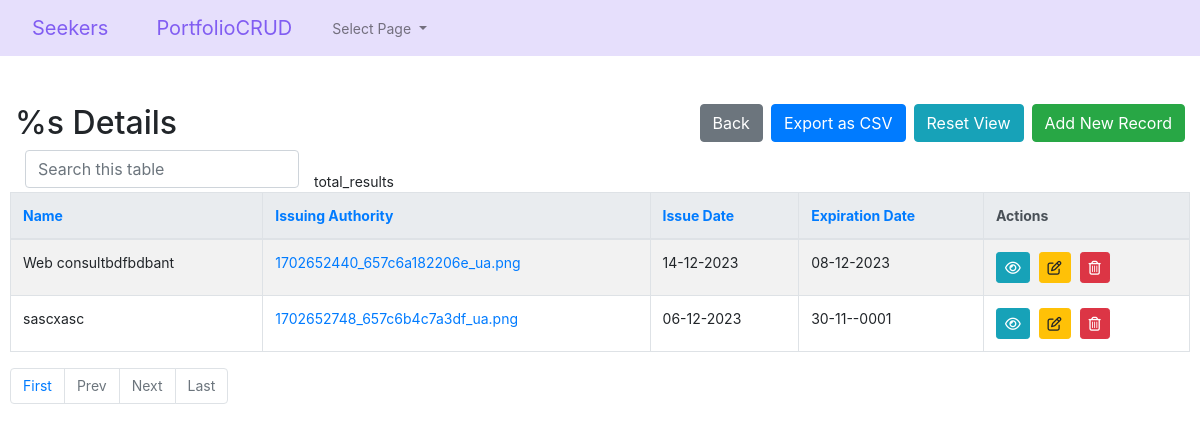
/user/InfoCRUD/certifications-index.php (signed in), run on the app's committed database.
### tables this page shows
CREATE TABLE `certifications` (
  `certification_id` bigint(20) UNSIGNED NOT NULL,
  `certification_name` varchar(255) NOT NULL,
  `issuing_authority` varchar(255) NOT NULL,
  `issue_date` date NOT NULL,
  `expiration_date` date DEFAULT NULL,
  `id` bigint(20) UNSIGNED NOT NULL
);

### user/InfoCRUD/config.php (called while the page is built, shortened)
<?php
$no_of_records_per_page = '10';
$protocol               = (isset($_SERVER['HTTPS']) && $_SERVER['HTTPS'] == 'on') ? 'https' : 'http';
$domain                 = $protocol . '://' . $_SERVER['HTTP_HOST'];
?>

### user/InfoCRUD/certifications-index.php (the view, shortened to what this page needs)
<?php
require_once('config.php');
require_once('helpers.php');
$user_id = $_SESSION['user_id'];
$isCsvExport = isset($_GET['export']) && $_GET['export'] == 'csv';
$script = $_SERVER['SCRIPT_NAME'];
$parameters = $_GET ? $_SERVER['QUERY_STRING'] : "";
$currenturl = $domain . $script . '?' . $parameters;
if (isset($_GET['pageno'])) {
    $pageno = $_GET['pageno'];
} else {
    $pageno = 1;
}
$offset = ($pageno - 1) * $no_of_records_per_page;
$where_statement = " WHERE 1=1 ";
if (!empty($_GET['search'])) {
    $search = mysqli_real_escape_string($link, $_GET['search']);
    if (strpos('`certifications`.`certification_id`, `certifications`.`certification_name`, `certifications`.`issuing_authority`, `certifications`.`issue_date`, `certifications`.`expiration_date`', ',')) {
        $where_statement .= " AND CONCAT_WS (`certifications`.`certification_id`, `certifications`.`certification_name`, `certifications`.`issuing_authority`, `certifications`.`issue_date`, `certifications`.`expiration_date`) LIKE '%$search%'";
    } else {
        $where_statement .= " AND `certifications`.`certification_id`, `certifications`.`certification_name`, `certifications`.`issuing_authority`, `certifications`.`issue_date`, `certifications`.`expiration_date` LIKE '%$search%'";
    }
} else {
    $search = "";
}
$sql = "SELECT certifications.*
FROM certifications
LEFT JOIN users ON users.id = certifications.id
WHERE users.id = $user_id
GROUP BY certifications.certification_id
ORDER BY certification_id asc
";
if (!$isCsvExport) {
    $sql .= " LIMIT $offset, $no_of_records_per_page";
}
$result = mysqli_query($link, $sql);
$count_pages = "SELECT COUNT(*) AS count
                FROM `certifications`
			LEFT JOIN `users` AS `idusers` ON `idusers`.`id` = `certifications`.`id`
                $where_statement";
?>
<!DOCTYPE html>
<html lang="en">
<head>
    <link rel="stylesheet" href="https://stackpath.bootstrapcdn.com/bootstrap/4.5.0/css/bootstrap.min.css"
>
</head>
<body>
    <?php require_once('navbar.php'); ?>
    <section class="pt-5">
        <div class="container-fluid">
            <div class="row">
                <div class="col-md-12">
                    <div class="page-header clearfix">
                        <h2 class="float-left">
                        </h2>
                        <a href="certifications-create.php" class="btn btn-success float-right">
                        </a>
                        <a href="certifications-index.php" class="btn btn-info float-right mr-2">
                        </a>
                        <a href="certifications-index.php?export=csv" class="btn btn-primary float-right mr-2">
                        </a>
                        <a href="javascript:history.back()" class="btn btn-secondary float-right mr-2">
                        </a>
                    </div>
                    <div class="form-row">
                        <form action="certifications-index.php" method="get">
                            <div class="col"> <input type="text" class="form-control"
                                    placeholder="<?php translate('Search this table') ?>" name="search"></div>
                        </form>
                        <br>
                        <?php
                        if ($result):
                            if (mysqli_num_rows($result) > 0):
                                $number_of_results = mysqli_fetch_assoc(mysqli_query($link, $count_pages))['count'];
                                $total_pages = ceil($number_of_results / $no_of_records_per_page);
                                ?>
                                <table class='table table-bordered table-striped'>
                                    <thead class='thead-light'>
                                        <tr>
                                            <?php
                                            $columnname = "certification_name";
                                            $sort_link = isset($_GET["order"]) && $_GET["order"] == $columnname && $_GET["sort"] == "asc" ? "desc" : "asc";
                                            $sort_link = isset($_GET["order"]) && $_GET["order"] == $columnname && $_GET["sort"] == "desc" ? "asc" : $sort_link;
                                            echo "<th><a href=?search=$search&order=certification_name&sort=" . $sort_link . ">Name</a></th>";
                                            $columnname = "issuing_authority";
                                            $sort_link = isset($_GET["order"]) && $_GET["order"] == $columnname && $_GET["sort"] == "asc" ? "desc" : "asc";
                                            $sort_link = isset($_GET["order"]) && $_GET["order"] == $columnname && $_GET["sort"] == "desc" ? "asc" : $sort_link;
                                            echo "<th><a href=?search=$search&order=issuing_authority&sort=" . $sort_link . ">Issuing Authority</a></th>";
                                            $columnname = "issue_date";
                                            $sort_link = isset($_GET["order"]) && $_GET["order"] == $columnname && $_GET["sort"] == "asc" ? "desc" : "asc";
                                            $sort_link = isset($_GET["order"]) && $_GET["order"] == $columnname && $_GET["sort"] == "desc" ? "asc" : $sort_link;
                                            echo "<th><a href=?search=$search&order=issue_date&sort=" . $sort_link . ">Issue Date</a></th>";
                                            $columnname = "expiration_date";
                                            $sort_link = isset($_GET["order"]) && $_GET["order"] == $columnname && $_GET["sort"] == "asc" ? "desc" : "asc";
                                            $sort_link = isset($_GET["order"]) && $_GET["order"] == $columnname && $_GET["sort"] == "desc" ? "asc" : $sort_link;
                                            echo "<th><a href=?search=$search&order=expiration_date&sort=" . $sort_link . ">Expiration Date</a></th>";
                                            ?>
                                            <th>
                                            </th>
                                        </tr>
                                    </thead>
                                    <tbody>
                                        <?php while ($row = mysqli_fetch_array($result)): ?>
                                            <tr>
                                                <?php
                                                echo "<td>";
                                                $has_link_file = isset($tables_and_columns_names['certifications']["columns"]['certification_name']['is_file']) ? true : false;
                                                if ($has_link_file) {
                                                    $is_file = $tables_and_columns_names['certifications']["columns"]['certification_name']['is_file'];
                                                }
                                                echo nl2br(htmlspecialchars($row['certification_name'] ?? ""));
                                                echo "</td>" . "\n\t\t\t\t\t\t\t\t\t\t\t\t";
                                                echo "<td>";
                                                $has_link_file = isset($tables_and_columns_names['certifications']["columns"]['issuing_authority']['is_file']) ? true : false;
                                                if ($has_link_file) {
                                                    $is_file = $tables_and_columns_names['certifications']["columns"]['issuing_authority']['is_file'];
                                                    $link_file = $is_file ? '<a href="uploads/' . htmlspecialchars($row['issuing_authority']) . '" target="_blank" class="uploaded_file" id="link_issuing_authority">' : '';
                                                    echo $link_file;
                                                }
                                                echo nl2br(htmlspecialchars($row['issuing_authority'] ?? ""));
                                                if ($has_link_file) {
                                                    echo $is_file ? "</a>" : "";
                                                }
                                                echo "</td>" . "\n\t\t\t\t\t\t\t\t\t\t\t\t";
                                                echo "<td>" . convert_date($row['issue_date']) . "</td>";
                                                echo "<td>" . convert_date($row['expiration_date']) . "</td>";
                                                ?>
                                                <td>
                                                    <?php
                                                    $column_id = 'certification_id';
                                                    if (!empty($column_id)): ?>
                                                        <a id='read-<?php echo $row['certification_id']; ?>'
                                                            href='certifications-read.php?certification_id=<?php echo $row['certification_id']; ?>'
                                                            title='<?php echo addslashes(translate('View Record', false)); ?>'
                                                            data-toggle='tooltip' class='btn btn-sm btn-info'><i
                                                                class='far fa-eye'></i></a>
                                                        <a id='update-<?php echo $row['certification_id']; ?>'
                                                            href='certifications-update.php?certification_id=<?php echo $row['certification_id']; ?>'
                                                            title='<?php echo addslashes(translate('Update Record', false)); ?>'
                                                            data-toggle='tooltip' class='btn btn-sm btn-warning'><i
                                                                class='far fa-edit'></i></a>
                                                        <a id='delete-<?php echo $row['certification_id']; ?>'
                                                            href='certifications-delete.php?certification_id=<?php echo $row['certification_id']; ?>'
                                                            title='<?php echo addslashes(translate('Delete Record', false)); ?>'
                                                            data-toggle='tooltip' class='btn btn-sm btn-danger'><i
                                                                class='far fa-trash-alt'></i></a>
                                                    <?php else: ?>
                                                        <?php echo addslashes(translate('unsupported_no_pk')); ?>
                                                    <?php endif; ?>
                                                </td>
                                            </tr>
                                        <?php endwhile; ?>
                                    </tbody>
                                </table>
                                <ul class="pagination" align-right>
                                    <?php
                                    $new_url = preg_replace('/&?pageno=[^&]*/', '', $currenturl);
                                    ?>
                                    <li class="page-item"><a class="page-link" href="<?php echo $new_url . '&pageno=1' ?>">
                                        </a></li>
                                    <li class="page-item <?php if ($pageno <= 1) {
                                        echo 'disabled';
                                    } ?>">
                                        <a class="page-link"
                                            href="<?php if ($pageno <= 1) {
                                                echo '#';
                                            } else {
                                                echo $new_url . "&pageno=" . ($pageno - 1);
                                            } ?>">
                                        </a>
                                    </li>
                                    <li class="page-item <?php if ($pageno >= $total_pages) {
                                        echo 'disabled';
                                    } ?>">
                                        <a class="page-link"
                                            href="<?php if ($pageno >= $total_pages) {
                                                echo '#';
                                            } else {
                                                echo $new_url . "&pageno=" . ($pageno + 1);
                                            } ?>">
                                        </a>
                                    </li>
                                    <li class="page-item <?php if ($pageno >= $total_pages) {
                                        echo 'disabled';
                                    } ?>">
                                        <a class="page-item"><a class="page-link"
                                                href="<?php echo $new_url . '&pageno=' . $total_pages; ?>">
                                            </a>
                                    </li>
                                </ul>
                            <?php else: ?>
                                <p class='lead'><em>
                                        <?php translate('No records were found.') ?>
                                    </em></p>
                            <?php endif ?>
                        <?php endif ?>
                    </div>
                </div>
            </div>
    </section>
</body>
</html>

### user/InfoCRUD/certifications-index.php (style rules this page uses)
.page-header h2 { margin-top: 0; }
table tr td:last-child a { margin-right: 5px; }
body { font-size: 14px; }

### data on the page
certifications: certification_name "Web consultbdfbdbant", issuing_authority "1702652440_657c6a182206e_ua.png", issue_date "14-12-2023", expiration_date "08-12-2023"
certifications: certification_name "sascxasc", issuing_authority "1702652748_657c6b4c7a3df_ua.png", issue_date "06-12-2023", expiration_date "30-11--0001"

### other printed values
$key "Select Page %s Details Add New Record Reset View Export as CSV Back total_results Actions First Prev Next Last"
